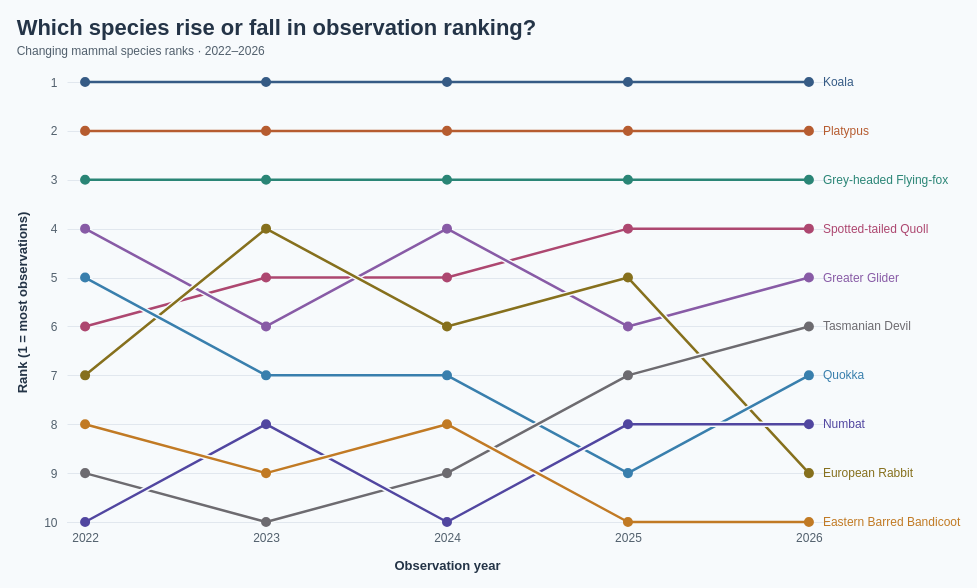

Specify this chart in Vega-Lite:
### Vega specification from a JSON file in a GitHub repository (floating-point values rounded to 4 significant figures)
{"$schema": "https://vega.github.io/schema/vega/v5.json", "description": "Annual observation ranks among the ten most recorded mammal species in 2022–2026, selected by total records in that period from Dataset/observations-794195.csv. Subspecies are merged using the first two scientific-name components; genus-only records are excluded. Annual ranks are ordinal: descending observation count, with scientific name ascending breaking ties. Zero observations are retained and shown as hollow points. Counts reflect reporting activity, not animal abundance. Aggregated counts are embedded for standalone use. Species colours are shared across mammal charts. Eastern Barred Bandicoot is amber and Numbat is indigo; background strokes separate trajectory crossings without changing ranks. Uses the 5 most recent available observation years (2022–2026), including partial 2026.", "width": 760, "height": 440, "padding": 16, "background": "#f7fafc", "title": {"text": "Which species rise or fall in observation ranking?", "subtitle": ["Changing mammal species ranks · 2022–2026"], "anchor": "start", "font": "Arial", "fontSize": 22, "color": "#243447", "subtitleFont": "Arial", "subtitleFontSize": 12, "subtitleColor": "#52606d", "offset": 16, "subtitlePadding": 6, "subtitleLineHeight": 16, "fontWeight": "bold"}, "signals": [{"name": "hoveredSpecies", "value": null, "on": [{"events": "@trajectories:mouseover, @points:mouseover, @speciesLabels:mouseover", "update": "datum.scientific_name"}, {"events": "@trajectories:mouseout, @points:mouseout, @speciesLabels:mouseout", "update": "null"}]}], "data": [{"name": "annualCounts", "values": [{"scientific_name": "Phascolarctos cinereus", "species": "Koala", "year": 2022, "count": 322}, {"scientific_name": "Phascolarctos cinereus", "species": "Koala", "year": 2023, "count": 320}, {"scientific_name": "Phascolarctos cinereus", "species": "Koala", "year": 2024, "count": 451}, {"scientific_name": "Phascolarctos cinereus", "species": "Koala", "year": 2025, "count": 315}, {"scientific_name": "Phascolarctos cinereus", "species": "Koala", "year": 2026, "count": 191}, {"scientific_name": "Ornithorhynchus anatinus", "species": "Platypus", "year": 2022, "count": 82}, {"scientific_name": "Ornithorhynchus anatinus", "species": "Platypus", "year": 2023, "count": 117}, {"scientific_name": "Ornithorhynchus anatinus", "species": "Platypus", "year": 2024, "count": 138}, {"scientific_name": "Ornithorhynchus anatinus", "species": "Platypus", "year": 2025, "count": 124}, {"scientific_name": "Ornithorhynchus anatinus", "species": "Platypus", "year": 2026, "count": 54}, {"scientific_name": "Pteropus poliocephalus", "species": "Grey-headed Flying-fox", "year": 2022, "count": 40}, {"scientific_name": "Pteropus poliocephalus", "species": "Grey-headed Flying-fox", "year": 2023, "count": 79}, {"scientific_name": "Pteropus poliocephalus", "species": "Grey-headed Flying-fox", "year": 2024, "count": 120}, {"scientific_name": "Pteropus poliocephalus", "species": "Grey-headed Flying-fox", "year": 2025, "count": 58}, {"scientific_name": "Pteropus poliocephalus", "species": "Grey-headed Flying-fox", "year": 2026, "count": 44}, {"scientific_name": "Dasyurus maculatus", "species": "Spotted-tailed Quoll", "year": 2022, "count": 17}, {"scientific_name": "Dasyurus maculatus", "species": "Spotted-tailed Quoll", "year": 2023, "count": 29}, {"scientific_name": "Dasyurus maculatus", "species": "Spotted-tailed Quoll", "year": 2024, "count": 38}, {"scientific_name": "Dasyurus maculatus", "species": "Spotted-tailed Quoll", "year": 2025, "count": 44}, {"scientific_name": "Dasyurus maculatus", "species": "Spotted-tailed Quoll", "year": 2026, "count": 31}, {"scientific_name": "Petauroides volans", "species": "Greater Glider", "year": 2022, "count": 24}, {"scientific_name": "Petauroides volans", "species": "Greater Glider", "year": 2023, "count": 27}, {"scientific_name": "Petauroides volans", "species": "Greater Glider", "year": 2024, "count": 49}, {"scientific_name": "Petauroides volans", "species": "Greater Glider", "year": 2025, "count": 32}, {"scientific_name": "Petauroides volans", "species": "Greater Glider", "year": 2026, "count": 22}, {"scientific_name": "Oryctolagus cuniculus", "species": "European Rabbit", "year": 2022, "count": 14}, {"scientific_name": "Oryctolagus cuniculus", "species": "European Rabbit", "year": 2023, "count": 37}, {"scientific_name": "Oryctolagus cuniculus", "species": "European Rabbit", "year": 2024, "count": 33}, {"scientific_name": "Oryctolagus cuniculus", "species": "European Rabbit", "year": 2025, "count": 35}, {"scientific_name": "Oryctolagus cuniculus", "species": "European Rabbit", "year": 2026, "count": 4}, {"scientific_name": "Setonix brachyurus", "species": "Quokka", "year": 2022, "count": 22}, {"scientific_name": "Setonix brachyurus", "species": "Quokka", "year": 2023, "count": 20}, {"scientific_name": "Setonix brachyurus", "species": "Quokka", "year": 2024, "count": 33}, {"scientific_name": "Setonix brachyurus", "species": "Quokka", "year": 2025, "count": 21}, {"scientific_name": "Setonix brachyurus", "species": "Quokka", "year": 2026, "count": 10}, {"scientific_name": "Sarcophilus harrisii", "species": "Tasmanian Devil", "year": 2022, "count": 11}, {"scientific_name": "Sarcophilus harrisii", "species": "Tasmanian Devil", "year": 2023, "count": 17}, {"scientific_name": "Sarcophilus harrisii", "species": "Tasmanian Devil", "year": 2024, "count": 25}, {"scientific_name": "Sarcophilus harrisii", "species": "Tasmanian Devil", "year": 2025, "count": 25}, {"scientific_name": "Sarcophilus harrisii", "species": "Tasmanian Devil", "year": 2026, "count": 12}, {"scientific_name": "Myrmecobius fasciatus", "species": "Numbat", "year": 2022, "count": 8}, {"scientific_name": "Myrmecobius fasciatus", "species": "Numbat", "year": 2023, "count": 19}, {"scientific_name": "Myrmecobius fasciatus", "species": "Numbat", "year": 2024, "count": 20}, {"scientific_name": "Myrmecobius fasciatus", "species": "Numbat", "year": 2025, "count": 22}, {"scientific_name": "Myrmecobius fasciatus", "species": "Numbat", "year": 2026, "count": 8}, {"scientific_name": "Perameles gunnii", "species": "Eastern Barred Bandicoot", "year": 2022, "count": 14}, {"scientific_name": "Perameles gunnii", "species": "Eastern Barred Bandicoot", "year": 2023, "count": 17}, {"scientific_name": "Perameles gunnii", "species": "Eastern Barred Bandicoot", "year": 2024, "count": 26}, {"scientific_name": "Perameles gunnii", "species": "Eastern Barred Bandicoot", "year": 2025, "count": 13}, {"scientific_name": "Perameles gunnii", "species": "Eastern Barred Bandicoot", "year": 2026, "count": 4}]}, {"name": "ranked", "source": "annualCounts", "transform": [{"type": "window", "groupby": ["year"], "sort": {"field": ["count", "scientific_name"], "order": ["descending", "ascending"]}, "ops": ["row_number"], "as": ["rank"]}]}, {"name": "endpoints", "source": "ranked", "transform": [{"type": "filter", "expr": "datum.year == 2026"}]}, {"name": "highlight", "source": "ranked", "transform": [{"type": "filter", "expr": "datum.scientific_name == hoveredSpecies"}, {"type": "collect", "sort": {"field": "year"}}]}], "scales": [{"name": "x", "type": "point", "domain": [2022, 2023, 2024, 2025, 2026], "range": "width", "padding": 0.1}, {"name": "y", "type": "linear", "domain": [1, 10], "range": [0, 440], "zero": false, "nice": false}, {"name": "color", "type": "ordinal", "domain": ["Phascolarctos cinereus", "Ornithorhynchus anatinus", "Pteropus poliocephalus", "Petauroides volans", "Dasyurus maculatus", "Oryctolagus cuniculus", "Setonix brachyurus", "Sarcophilus harrisii", "Perameles gunnii", "Myrmecobius fasciatus"], "range": ["#365B85", "#B65C30", "#2A8576", "#885BA6", "#AD4770", "#86701D", "#397FAD", "#6D6B70", "#C17A24", "#5146A0"]}], "axes": [{"orient": "bottom", "scale": "x", "title": "Observation year", "labelPadding": 10, "tickSize": 0, "domainColor": "#c9d3df", "labelColor": "#52606d", "titleColor": "#243447", "titlePadding": 16, "format": "d"}, {"orient": "left", "scale": "y", "title": "Rank (1 = most observations)", "values": [1, 2, 3, 4, 5, 6, 7, 8, 9, 10], "format": "d", "grid": true, "gridColor": "#e1e7ee", "domain": false, "tickSize": 0, "labelPadding": 10, "labelColor": "#52606d", "titleColor": "#243447", "titlePadding": 14}], "marks": [{"type": "group", "from": {"facet": {"name": "series", "data": "ranked", "groupby": ["scientific_name"]}}, "marks": [{"type": "line", "from": {"data": "series"}, "sort": {"field": "datum.year"}, "encode": {"update": {"x": {"scale": "x", "field": "year"}, "y": {"scale": "y", "field": "rank"}, "stroke": {"value": "#f7fafc"}, "strokeWidth": {"signal": "hoveredSpecies == datum.scientific_name ? 7 : 5.5"}, "opacity": {"signal": "hoveredSpecies == null || hoveredSpecies == datum.scientific_name ? 1 : 0.12"}, "strokeCap": {"value": "round"}, "strokeJoin": {"value": "round"}, "cursor": {"value": "pointer"}}}, "interactive": false}, {"name": "trajectories", "type": "line", "from": {"data": "series"}, "sort": {"field": "datum.year"}, "encode": {"update": {"x": {"scale": "x", "field": "year"}, "y": {"scale": "y", "field": "rank"}, "stroke": {"scale": "color", "field": "scientific_name"}, "strokeWidth": {"signal": "hoveredSpecies == datum.scientific_name ? 4 : 2.5"}, "opacity": {"signal": "hoveredSpecies == null || hoveredSpecies == datum.scientific_name ? 1 : 0.12"}, "strokeCap": {"value": "round"}, "strokeJoin": {"value": "round"}, "cursor": {"value": "pointer"}}}}]}, {"type": "line", "interactive": false, "from": {"data": "highlight"}, "encode": {"update": {"x": {"scale": "x", "field": "year"}, "y": {"scale": "y", "field": "rank"}, "stroke": {"value": "#f7fafc"}, "strokeWidth": {"value": 7}, "opacity": {"value": 1}, "strokeCap": {"value": "round"}, "strokeJoin": {"value": "round"}, "cursor": {"value": "pointer"}}}}, {"type": "line", "interactive": false, "from": {"data": "highlight"}, "encode": {"update": {"x": {"scale": "x", "field": "year"}, "y": {"scale": "y", "field": "rank"}, "stroke": {"scale": "color", "field": "scientific_name"}, "strokeWidth": {"value": 4}, "opacity": {"value": 1}, "strokeCap": {"value": "round"}, "strokeJoin": {"value": "round"}, "cursor": {"value": "pointer"}}}}, {"name": "points", "type": "symbol", "from": {"data": "ranked"}, "encode": {"update": {"x": {"scale": "x", "field": "year"}, "y": {"scale": "y", "field": "rank"}, "size": {"signal": "hoveredSpecies == datum.scientific_name ? 120 : 65"}, "fill": {"signal": "datum.count == 0 ? '#f7fafc' : scale('color', datum.scientific_name)"}, "stroke": {"scale": "color", "field": "scientific_name"}, "strokeWidth": {"value": 2}, "opacity": {"signal": "hoveredSpecies == null || hoveredSpecies == datum.scientific_name ? 1 : 0.12"}, "cursor": {"value": "pointer"}, "tooltip": {"signal": "{'Species': datum.species, 'Scientific name': datum.scientific_name, 'Year': datum.year, 'Rank among selected 10': datum.rank, 'Observations': datum.count}"}}}}, {"name": "speciesLabels", "type": "text", "from": {"data": "endpoints"}, "encode": {"update": {"x": {"scale": "x", "field": "year", "offset": 14}, "y": {"scale": "y", "field": "rank"}, "text": {"field": "species"}, "baseline": {"value": "middle"}, "fill": {"scale": "color", "field": "scientific_name"}, "fontSize": {"value": 12}, "fontWeight": {"signal": "hoveredSpecies == datum.scientific_name ? 'bold' : 'normal'"}, "opacity": {"signal": "hoveredSpecies == null || hoveredSpecies == datum.scientific_name ? 1 : 0.12"}, "cursor": {"value": "pointer"}, "tooltip": {"signal": "{'Species': datum.species, 'Scientific name': datum.scientific_name, 'Year': datum.year, 'Rank among selected 10': datum.rank, 'Observations': datum.count}"}}}}], "config": {"text": {"font": "Arial"}, "axis": {"labelFont": "Arial", "titleFont": "Arial", "labelFontSize": 12, "titleFontSize": 13}}, "usermeta": {"observationWindow": {"source": "Dataset/observations-794195.csv", "dateField": "observed_on", "years": [2022, 2023, 2024, 2025, 2026], "yearCount": 5, "includesPartialLatestYear": true}}}
